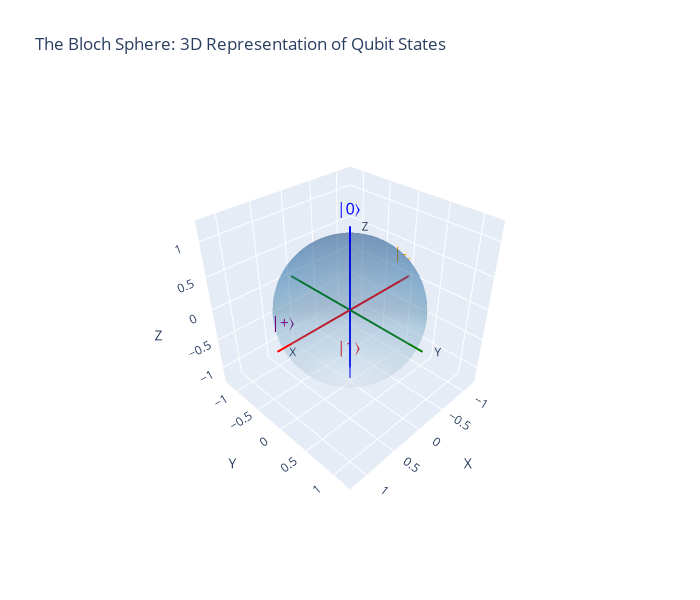

Notebook source saved alongside this figure:
### Code cell
# Display the Bloch sphere
bloch_fig = create_bloch_sphere()
bloch_fig.show()

print("The Bloch Sphere represents ALL possible qubit states as points on a unit sphere!")
print(" North pole (0,0,1): |0⟩ state")  
print(" South pole (0,0,-1): |1⟩ state")
print(" Equator: Superposition states like |+⟩ and |-⟩")

### Figure 1 — Plotly figure (JSON) as saved in the notebook; plotly's stock layout.template omitted (floating-point values rounded to 4 significant figures; data arrays with more than 128 entries replaced by an {"elided": "..."} marker saying what was removed)
{"data": [{"colorscale": [[0, "rgb(247,251,255)"], [0.125, "rgb(222,235,247)"], [0.25, "rgb(198,219,239)"], [0.375, "rgb(158,202,225)"], [0.5, "rgb(107,174,214)"], [0.625, "rgb(66,146,198)"], [0.75, "rgb(33,113,181)"], [0.875, "rgb(8,81,156)"], [1, "rgb(8,48,107)"]], "name": "Bloch Sphere", "opacity": 0.3, "showscale": false, "type": "surface", "x": {"elided": "50x50 float values"}, "y": {"elided": "50x50 float values"}, "z": {"elided": "50x50 float values"}}, {"line": {"color": "red", "width": 4}, "mode": "lines+text", "name": "X-axis", "text": ["", "X"], "textposition": "middle right", "type": "scatter3d", "x": [-1.2, 1.2], "y": [0, 0], "z": [0, 0]}, {"line": {"color": "green", "width": 4}, "mode": "lines+text", "name": "Y-axis", "text": ["", "Y"], "textposition": "middle right", "type": "scatter3d", "x": [0, 0], "y": [-1.2, 1.2], "z": [0, 0]}, {"line": {"color": "blue", "width": 4}, "mode": "lines+text", "name": "Z-axis", "text": ["", "Z"], "textposition": "middle right", "type": "scatter3d", "x": [0, 0], "y": [0, 0], "z": [-1.2, 1.2]}, {"mode": "text", "name": "|0⟩ state", "text": ["|0⟩"], "textfont": {"color": "blue", "size": 16}, "type": "scatter3d", "x": [0], "y": [0], "z": [1.1]}, {"mode": "text", "name": "|1⟩ state", "text": ["|1⟩"], "textfont": {"color": "red", "size": 16}, "type": "scatter3d", "x": [0], "y": [0], "z": [-1.1]}, {"mode": "text", "name": "|+⟩ state", "text": ["|+⟩"], "textfont": {"color": "purple", "size": 16}, "type": "scatter3d", "x": [1.1], "y": [0], "z": [0]}, {"mode": "text", "name": "|-⟩ state", "text": ["|-⟩"], "textfont": {"color": "orange", "size": 16}, "type": "scatter3d", "x": [-1.1], "y": [0], "z": [0]}], "layout": {"height": 600, "scene": {"aspectmode": "cube", "camera": {"eye": {"x": 1.5, "y": 1.5, "z": 1.5}}, "xaxis": {"title": {"text": "X"}}, "yaxis": {"title": {"text": "Y"}}, "zaxis": {"title": {"text": "Z"}}}, "showlegend": false, "title": {"text": "The Bloch Sphere: 3D Representation of Qubit States"}, "width": 700}}
